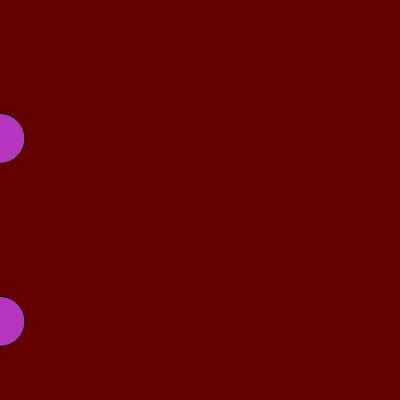
Frame 1 (no input)
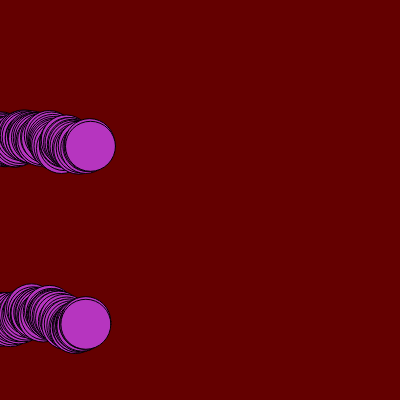
Frame 60 (no input)
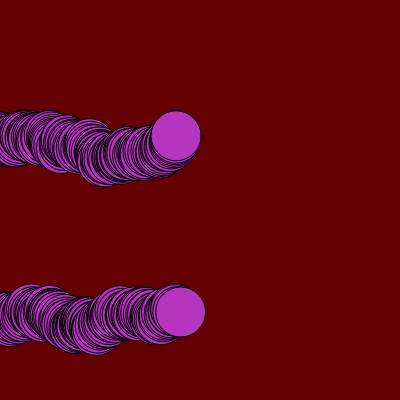
Frame 120 (the mouse pressed at the canvas centre since frame 60)

The p5.js sketch that drew these frames (run headless with seeded random() and noise() and a simulated clock; from frame 60 on, the mouse is pressed at the canvas centre):

// p5.js sketch
// ── sketch.js

let cor;

let circuloX; // horizontal

let circuloY; // vertical

function setup() {

createCanvas(400, 400); // width x height

background(color(100, 0, 0));

cor = color(random(255), random(255), random(255));

circuloX = [0, 0];

circuloY = [random(height), random(height)];

}

function draw() {

fill(cor);

circle(circuloX[0], circuloY[0], 50);

circle(circuloX[1], circuloY[1], 50);

circuloX[0] += random(0,3);

circuloY[0] += random(-3,3);

circuloX[1] += random(0,3);

circuloY[1] += random(-3,3);

// código do mouseIsPressed suprimido

}
